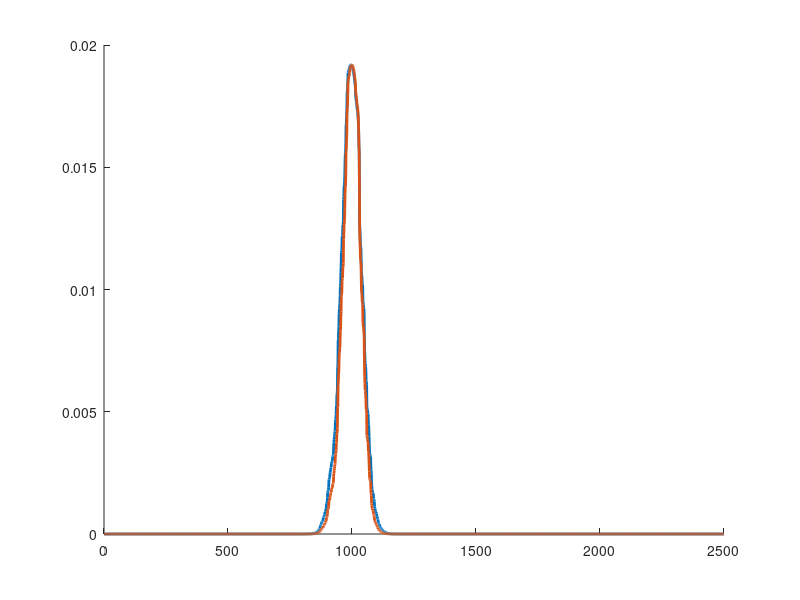

Reproduce this figure in MATLAB.
%% effective bandwith

h_ref = 0.01;

%% S1 data
beta = 1;
ref_size = round(2500^beta);
N = 2500 + ref_size;
theta = rand(N,1)*2*pi; 
theta = sort(theta);
data = [cos(theta) sin(theta)];
refind = randperm(N);
refind = refind(1:ref_size);
ref_set = data(refind, :);
data(refind, :) = [];
theta(refind) = [];

% affinity via ref
dist = pdist2(data, ref_set);
W_ref = exp( - dist.^2 / h_ref );
aff_ref = W_ref(1000, :) * W_ref';
aff_ref = aff_ref / ref_size;
C = max(aff_ref);

%% solve for effective bandwidth for dm
dist2 = pdist2(data, data);
d_v = dist2(1000,:).^2;
aff = aff_ref / C;
h_dm = - d_v ./ log(aff);

%%
h_dm = median(h_dm);
dist3 = pdist2(data(1000,:), data);
aff_dm = exp( - dist3.^2 / h_dm);
aff_dm = C * aff_dm;

%% 
hold on
plot(aff_ref, 'linewidth', 2)
plot(aff_dm, 'linewidth', 2)